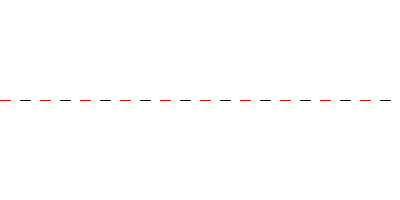
Frame 1 (no input)
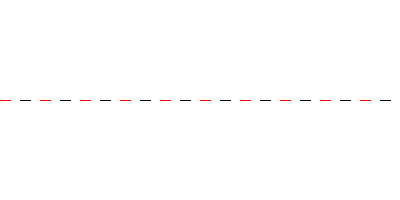
Frame 60 (the mouse pressed at the canvas centre just before this capture)
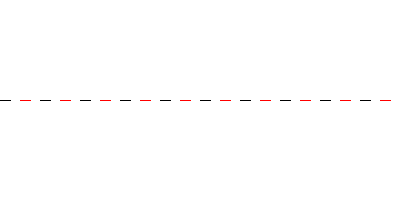
Frame 120 (the mouse held since frame 60 and released just before this capture)

The Processing sketch that drew these frames (run headless with seeded random() and noise(); from frame 60 on, the mouse is pressed at the canvas centre):

// Processing sketch: processing_90022
// ── processing_90022.pde

int p=255, q=0;
String userIn = "";
void setup()
{
  size(400,200);
  background(255);
  fill(0);
}
void draw()
{
  drawLines();
}

void drawLines()
{ for(int i = 0; i < width/20; i++)
  {if(i%2==0)
   {stroke(p, 0, 0);
   line(i*20, height/2, i*20+10, height/2);}
   if (i%2 == 1)
   {stroke(q, 0 , 0);
   line(i*20, height/2, i*20+10, height/2);}
   if (mousePressed==true)
  { p=0; q=255;}
   if (mousePressed != true)
   {p=255; q =0;}
   }  
}
